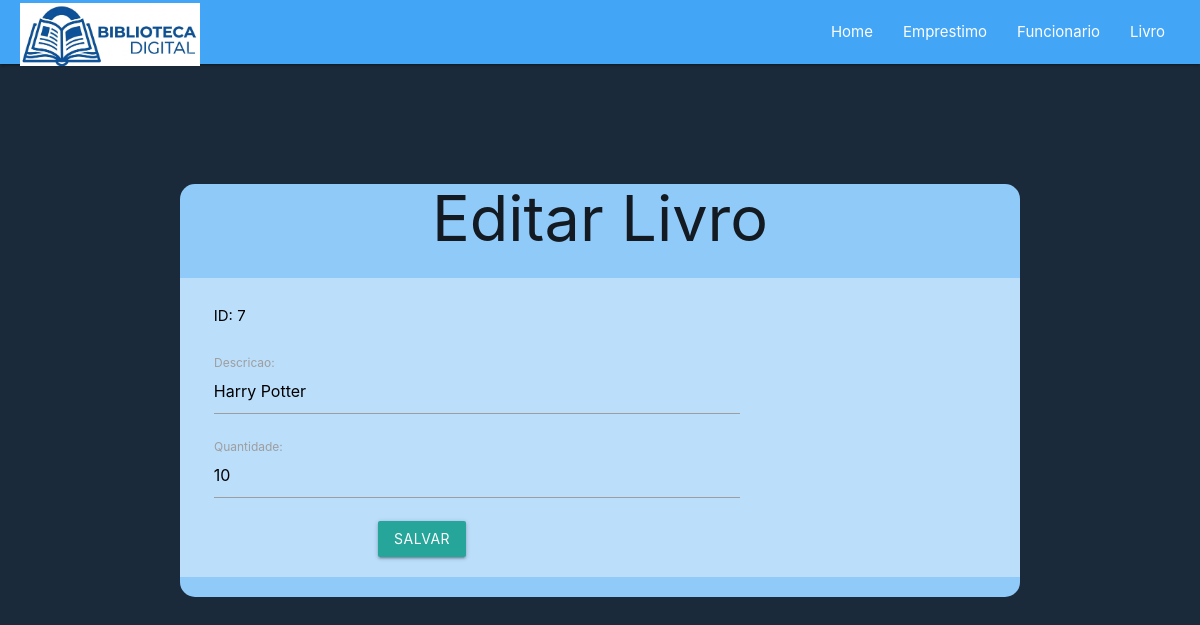
/VIEW/LIVRO/editarlivro.php?id=7, run on the app's committed database.
### tables this page shows
CREATE TABLE `livro` (
  `id` int(11) NOT NULL,
  `descricao` varchar(70) NOT NULL,
  `quantidade` int(4) NOT NULL
);

### DAL/livro.php (called while the page is built, shortened)
<?php
    include_once $_SERVER['DOCUMENT_ROOT'] . "/Bibliotecaphp/DAL/conexao.php";
    include_once $_SERVER['DOCUMENT_ROOT'] . "/Bibliotecaphp/MODEL/livro.php";
    class Livro{
        public function Selectbyid(int $id){
        $sql = "Select * from livro where id=?;";
        $con = Conexao::conectar();
        $query = $con->prepare($sql);
        $query->execute(array($id));
        $linha = $query->fetch(\PDO::FETCH_ASSOC);
        $livro = new \MODEL\Livro();
        $livro->setId($linha['id']);
        $livro->setDescricao($linha['descricao']);
        $livro->setQuantidade($linha['quantidade']);
        return $livro;
        }
    }
?>

### DAL/conexao.php (called while the page is built, shortened)
<?php
    class Conexao{
        private static $dbNome = 'biblioteca';
        private static $dbHost = 'localhost';
        private static $dbUsuario = 'root';
        private static $dbSenha = '';
        private static $cont = null;
        public static function conectar(){
            if(self::$cont == null){
                try{
                    self::$cont = new PDO("mysql:host=" . self::$dbHost . ";dbname=" . self::$dbNome, self::$dbUsuario , self::$dbSenha);
                }
                catch(\PDOException $exception){
                    die($exception->getMessage());
                }
            }
            return self::$cont;
        }
        public static function desconectar(){
            self::$cont = null;
            return self::$cont;
        }
    }
?>

### MODEL/livro.php (called while the page is built, shortened)
<?php
    class Livro{
        private ?int $id;
        private ?string $descricao;
        private ?int $quantidade;
        public function getId(){
            return $this->id;
        }
        public function setId(int $id){
            $this->id = $id;
        }
        public function getDescricao(){
            return $this->descricao;
        }
        public function setDescricao(string $descricao){
            $this->descricao = $descricao;
        }
        public function getQuantidade(){
            return $this->quantidade;
        }
        public function setQuantidade(int $quantidade){
            $this->quantidade = $quantidade;
        }
    }
?>

### VIEW/LIVRO/editarlivro.php (the view, shortened to what this page needs)
<?php
    $id = $_GET['id'];
    include_once $_SERVER['DOCUMENT_ROOT'] . "/Bibliotecaphp/menu.php";
    include_once $_SERVER['DOCUMENT_ROOT'] . "/Bibliotecaphp/DAL/livro.php";
    include_once $_SERVER['DOCUMENT_ROOT'] . "/Bibliotecaphp/MODEL/livro.php";
    $dalLivro = new DAL\Livro();
    $livro = $dalLivro->Selectbyid($id);
?>
<!DOCTYPE html>
<html lang="en">
<head>
    <link rel="stylesheet" href="https://cdnjs.cloudflare.com/ajax/libs/materialize/1.0.0/css/materialize.min.css">
</head>
<body style="background-color: #1a2a3a;">
    <div class="row container col s12 blue lighten-3" style="border-radius: 15px; margin-top: 10%">
        <div>
            <h1 class="center">Editar Livro</h1>
        </div>
        <div class="row col s12 blue lighten-4">
            <form action="opeditarlivro.php" method="post" class="col s10">
                <div class="input-field col s10">
                    <label for="id" class="black-text">ID: <?php echo $livro->getId() ?></label>
                    <br><br>
                </div>
                <div class="input-field col s10">
                    <input placeholder="Informar a descricao" id="descricao" name="descricao" type="text" class="validate" value="<?php echo $livro->getDescricao(); ?>">
                    <label for="nomelabel">Descricao: </label>
                </div>
                <div class="input-field col s10">
                    <input placeholder="Informar a quantidade" id="quantidade" name="quantidade" type="text" class="validate" value="<?php echo $livro->getQuantidade(); ?>">
                    <label for="nomelabel">Quantidade: </label>
                </div>
                <div class="row center col s8">
                    <button class="btn waves-effect waves-light" type="submit" name="action">Salvar</button>
                </div>
            </form>
        </div>
    </div>
</body>
</html>

### data on the page
livro: id "7", descricao "Harry Potter", quantidade "10"
